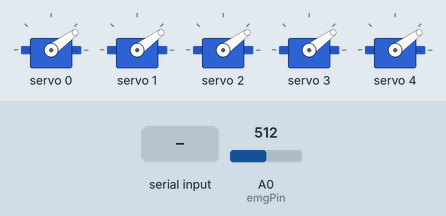
This sketch was run on a simulated Arduino Uno, built with avr-gcc and run on an emulated ATmega328P. On the bench: 5 × servo. Inputs (shaded band) come from the test bench; at power-on: A0 (emgPin) = 512. What the sketch prints to the serial monitor is not drawn.

Above: at 0.8 s.
0.9 s: "90,45\n" received over Serial
2.5 s: A0 (emgPin) set to 1023
4.6 s: A0 (emgPin) set to 900
At 15.0 s:
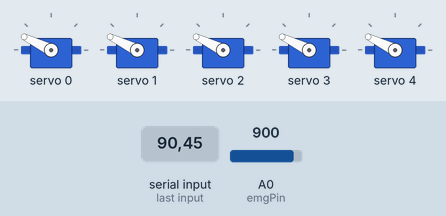
Timing chart, 0 to 15.3 s (numbered marks = the images above; inputs shaded):
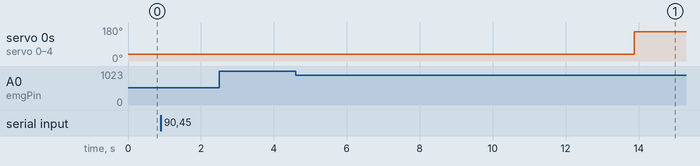

Measured:
- after the input at 0.9 s, every drawn part: stays the same
- after the input at 2.5 s, every drawn part: stays the same

The sketch:

bionic.ino
```cpp
#include <Wire.h>
#include <Adafruit_PWMServoDriver.h>


// Only one EMG channel now: A0
#define NUM_CHANNELS     1
// Only two gestures: Open and Close
#define NUM_GESTURES     2
#define NUM_MOTORS       5


// Calibration params
#define BASELINE_SAMPLES 200    // samples for baseline
#define CAL_STD_SAMPLES  200    // samples per gesture to calibrate SD
#define STD_WINDOW       30     // rolling window size for live SD


const unsigned long GESTURE_HOLD_MS = 300;
const unsigned int  ADC_SETTLE_US    = 10;
const float SMOOTH_ALPHA            = 0.1;


// EMG pin
const int emgPin = A0;


// Servo driver and channels
Adafruit_PWMServoDriver pwm;
#define SERVOMIN 150
#define SERVOMAX 600
const float angleOpen   =  30.0;   // degrees for “Open”
const float angleClosed = 150.0;   // degrees for “Close”


// Gesture names
const char* gestureNames[NUM_GESTURES] = { "Open", "Close" };


// For baseline & envelope
float baseline;
float env;


// Calibration storage
float gestureStd[NUM_GESTURES];
float thresholdSD;


// Rolling buffer for live SD
float stdBuffer[STD_WINDOW];
int   bufIndex     = 0;
bool  bufferFilled = false;


//—— Read & process single EMG channel ——
float readProcessed() {
 // throw away one reading for settling
 analogRead(emgPin);
 delayMicroseconds(ADC_SETTLE_US);
 float raw = analogRead(emgPin);
 float corr = raw - baseline;
 return corr > 0 ? corr : 0;  // rectify
}


//—— Send angle to all servos ——
void applyGesture(int g) {
 float target = (g == 0) ? angleOpen : angleClosed;
 uint16_t span = SERVOMAX - SERVOMIN;
 uint16_t pulse = SERVOMIN + uint16_t(target/180.0 * span);
 for (int m = 0; m < NUM_MOTORS; m++) {
   pwm.setPWM(m, 0, pulse);
 }
}


//—— Compute SD of an array ——
float computeSD(const float* data, int n) {
 float sum = 0, sumSq = 0;
 for (int i = 0; i < n; i++) {
   sum   += data[i];
   sumSq += data[i]*data[i];
 }
 float mean = sum / n;
 float var  = (sumSq / n) - (mean * mean);
 return sqrt(var);
}


//—— Baseline calibration ——
void calibrateBaseline() {
 Serial.println("Calibrating baseline—relax...");
 long acc = 0;
 for (int i = 0; i < BASELINE_SAMPLES; i++) {
   analogRead(emgPin);
   delayMicroseconds(ADC_SETTLE_US);
   acc += analogRead(emgPin);
   delay(5);
 }
 baseline = float(acc) / BASELINE_SAMPLES;
 Serial.print("Baseline = ");
 Serial.println(baseline, 1);
}


//—— SD calibration for Open & Close ——
void calibrateStdDev() {
 Serial.println("=== SD Calibration ===");
 for (int g = 0; g < NUM_GESTURES; g++) {
   Serial.print("Hold “");
   Serial.print(gestureNames[g]);
   Serial.println("” firmly until done...");
   // wait for user
   while (!Serial.available()) delay(10);
   Serial.read(); // clear keypress


   // temporary buffer
   float tmp[CAL_STD_SAMPLES];
   env = 0;
   for (int i = 0; i < CAL_STD_SAMPLES; i++) {
     tmp[i] = readProcessed();
     delay(10);
     Serial.print('.');
   }
   Serial.println(" done");


   gestureStd[g] = computeSD(tmp, CAL_STD_SAMPLES);
   Serial.print(" SD "); Serial.print(gestureNames[g]);
   Serial.print(" = "); Serial.println(gestureStd[g], 2);
 }
 // set threshold at midpoint
 thresholdSD = (gestureStd[0] + gestureStd[1]) / 2.0;
 Serial.print("Threshold SD = "); Serial.println(thresholdSD, 2);
 Serial.println("Calibration complete!\n");
}


void setup() {
 Serial.begin(115200);
 while (!Serial) { }
 pwm.begin();
 pwm.setPWMFreq(60);


 // start open
 applyGesture(0);


 calibrateBaseline();
 env = 0.0;
 calibrateStdDev();
}


void loop() {
 // —— allow dynamic threshold setting ——
 if (Serial.available()) {
   float newT = Serial.parseFloat();
   if (newT > 0) {
     thresholdSD = newT;
     Serial.print(">>> New thresholdSD = ");
     Serial.println(thresholdSD, 2);
   }
   while (Serial.available()) Serial.read(); // flush any extra chars
 }


 // read & envelope-smooth
 float x = readProcessed();
 env = SMOOTH_ALPHA * x + (1 - SMOOTH_ALPHA) * env;
  // insert into rolling buffer
 stdBuffer[bufIndex++] = env;
 if (bufIndex >= STD_WINDOW) {
   bufIndex = 0;
   bufferFilled = true;
 }
  // once buffer filled, compute live SD and classify
 if (bufferFilled) {
   float liveSD = computeSD(stdBuffer, STD_WINDOW);
   Serial.print("Live SD: "); Serial.print(liveSD, 2);
   Serial.print("  (Thresh: "); Serial.print(thresholdSD, 2);
   Serial.print(") -> ");


   int g = (liveSD > thresholdSD) ? 1 : 0;
   Serial.println(gestureNames[g]);
   applyGesture(g);
 }


 delay(GESTURE_HOLD_MS);
}
```
